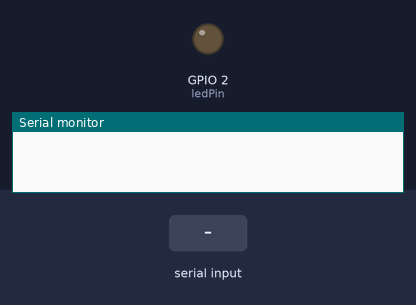
The sketch below on a simulated ESP32. Parts: output pins drawn as LEDs (lit = HIGH), the last lines printed to the serial monitor. The inputs (shaded band) are chosen by the test bench.

Above: at 1.2 s.
1.3 s: "OFF\n" received over Serial
At 1.8 s:
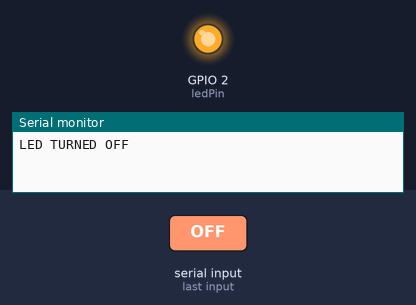
2.8 s: "ON\n" received over Serial
At 4.2 s:
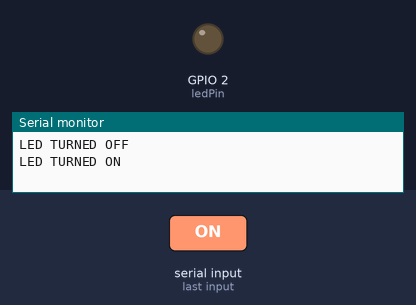
Timing chart, 0 to 5.8 s (numbered marks = the images above; inputs shaded):
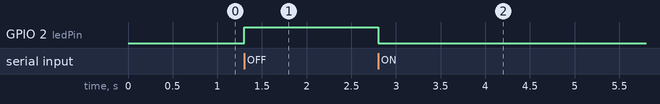

The sketch:

ESP32.ino
```cpp
const int ledPin = 2;
String command = "";

void setup()
{
  pinMode(ledPin, OUTPUT);
  Serial.begin(9600);
}

void loop()
{
  if (Serial.available() > 0)
  {
    command = Serial.readStringUntil('\n');
    command.trim();

    if (command == "ON")
    {
      digitalWrite(ledPin, LOW);
      Serial.print("LED TURNED ON\n");
    }
    else if (command == "OFF")
    {
      digitalWrite(ledPin, HIGH);
      Serial.print("LED TURNED OFF\n");
    }
  }
}
```

Measured:
- after the input at 1.3 s, GPIO 2 (ledPin): LOW → HIGH at once
- after the input at 2.8 s, GPIO 2 (ledPin): HIGH → LOW at once
